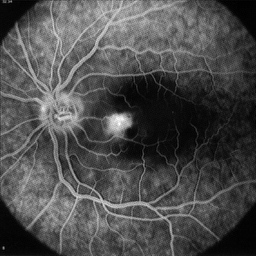
#> input picture data/retina.tif, 256 x 256 px, found by its file name
$ jupyter execute --allow-errors IA898A_EX05_FernandaFerreira.ipynb   (shell and % lines are left out)   (Python 2 division)
#> lines starting #> are read from the running program, lines starting #| are printed output that depends on the picture
# Ex05 - Filtros de aguçamento

[cell 1]
import numpy as np
import matplotlib.pyplot as plt
import matplotlib.image as mpimg
from scipy import signal

import sys,os
ia898path = os.path.abspath('../../')
if ia898path not in sys.path:
    sys.path.append(ia898path)
import ia898.src as ia

from IPython.display import Image
from IPython.display import display
import skimage
from scipy.ndimage import gaussian_filter
from PIL import Image

[cell 2]
#Função inspirada no trabalho do Mauro Brandão para mostrar as imagens
def disp(f, n_img):
    from PIL import Image
    import matplotlib.pyplot as plt

    images=[]
    for f_i in f:
        images.append(Image.fromarray(np.uint8(f_i)))

    # tamanho do display de cada imagem
    dpi=72  # padrao da funcao display da biblioteca PIL
    altura,largura=images[0].size # em pixels (assumimos o mesmo tamanho para todas)
    figsizeinches=largura/float(dpi),altura/float(dpi) # em polegadas
    fig = plt.figure(figsize=figsizeinches)

    # valores iniciais
    xpos=0
    ypos=0
    espacamento=0.02
    tam=1

    #mod
    max_row_size=n_img
    i=0

    for image in images:
        ax=fig.add_axes([xpos,ypos,tam,tam])
        ax.axis('off')
        ax.imshow(image, cmap='gray')

        # incrementos
        i=i+1                  # contagem de figuras
        if i%max_row_size==0:  # troca de linha
            xpos=0
            ypos=ypos-tam-espacamento
        else:                  # continua na linha
            xpos=xpos+tam+espacamento
    plt.show()

def histogram(f):

    return np.bincount(f.ravel())

def circle(s, r, c): #s: dimensões fora da imagem, r: raio, c: centro da imagem
    rows, cols = s[0], s[1]
    rr0,  cc0  = c[0], c[1]
    rr, cc = np.meshgrid(range(rows), range(cols), indexing='ij')
    g = (rr - rr0)**2 + (cc - cc0)**2 <= r**2
    return g

## Resolução Exercício 1

[cell 3]
imagem = Image.open('../data/retina.tif')
#> imagem is the input picture: PIL image 256x256 L; min 0, max 255, mean 76.7
img = np.array(imagem)
imagem

[cell 4]
filter_gaussian = ((np.array([[1.0,2.0,1.0], [2.0,4.0,2.0], [1.0,2.0,1.0]]))*(1.0/16.0)).astype('float')
print 'filtro gaussiano: \n',filter_gaussian

#img_fil = gaussian_filter(img, sigma=0.1)
img_filtrada = signal.convolve(img, filter_gaussian, mode='same')

df = np.abs(img - img_filtrada)
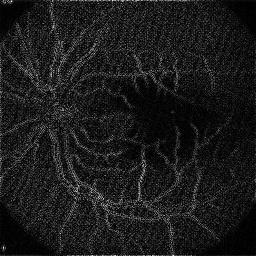
#> df: shape (256, 256) float64; min 0, max 55.25, mean 5.9; drawn with min black and max white
#> (the rest of this cell did not finish here and is left out)

[cell 5]
k = 0.8
img_df = ((1-k)*img + (k*df))
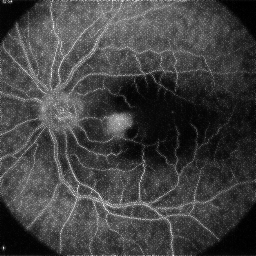
#> img_df: shape (256, 256) float64; min 0.4, max 77.05, mean 20; drawn with min black and max white
#> (the rest of this cell did not finish here and is left out)

Podemos observar o efeito de realce de borda na imagem, porém não está muito fácil a visualização porque as bordas são estreitas. Para verificar melhor o efeito, foi gerada uma imagem sintética.

[cell 6]
img_l = np.zeros((100, 100))
img_l[20:40, 20:60]=255
img_l[20:80, 60:80]=255

plt.imshow(img_l, cmap='gray')
#> (this line was passed over: IPython is not available in this run)
plt.title('Imagem original')
#> (this line was passed over: IPython is not available in this run)
plt.show()

imgl_filtrada = signal.convolve(img_l, filter_gaussian, mode='same')

dfl = np.abs(img_l - imgl_filtrada)
#> (the rest of this cell did not finish here and is left out)

[cell 7]
imgl_df = ((1-k)*img_l + (k*dfl))
#> (the rest of this cell did not finish here and is left out)

## Resolução Exercício 2

[cell 8]
Sv = np.array([[1,0,-1],[2,0,-2],[1,0,-1]])
print'Sv =\n',Sv

Sh = np.array([[1,2,1],[0,0,0],[-1,-2,-1]])
print'Sh =\n',Sh

[cell 9]
S = np.dot(Sh, Sv)
fv = signal.convolve(img, Sv, mode='same')
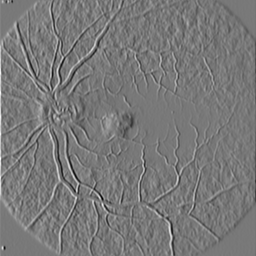
#> fv: shape (256, 256) int64; min -540, max 597, mean -0.5; drawn with min black and max white
fh = signal.convolve(img, Sh, mode='same')
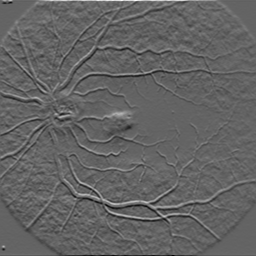
#> fh: shape (256, 256) int64; min -490, max 760, mean -0.4; drawn with min black and max white
fig3 = signal.convolve(img, S, mode='full')
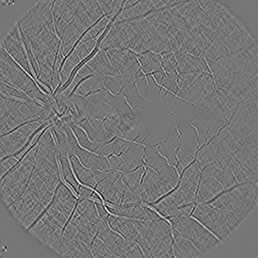
#> fig3: shape (258, 258) int64; min -1068, max 1236, mean 0; drawn with min black and max white

print 'S: \n', S

#> (the rest of this cell did not finish here and is left out)

Podemos observar quando utilizamos o kernel Sv, ele realça apenas as veias verticais, e quando utiliza o  kernel Sh, o filtro realça apenas as veias horizontais. Podemos verificar também o efeito da multiplicação das máscaras Sv e Sh. Isso seria interessante aplicado em uma determinada região da imagem que se deseja realçar.

[cell 10]
x = circle([100,100], 45, [50,50])

plt.imshow(x, cmap='gray')
#> (this line was passed over: IPython is not available in this run)
plt.show()

[cell 11]
import numpy as np
fvx = signal.convolve(x, Sv, mode='same')
fhx = signal.convolve(x, Sh, mode='same')

fmag = np.sqrt((fhx**2)+(fvx**2))
#> (the rest of this cell did not finish here and is left out)

Não consegui utilizar as funções utilizando o ia.colormap, pois eu iria inserir as cores apenas nas bordas.

[cell 12]
fvh = np.sqrt((fh**2)+(fv**2))
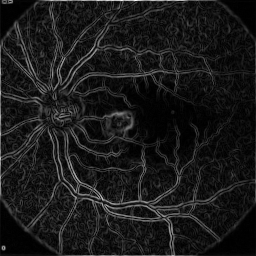
#> fvh: shape (256, 256) float64; min 0, max 769.1, mean 77.5; drawn with min black and max white
#> (the rest of this cell did not finish here and is left out)

## Resolução Exercício 3

[cell 13]
gato = Image.open('../data/tijolo.jpg').convert('L')
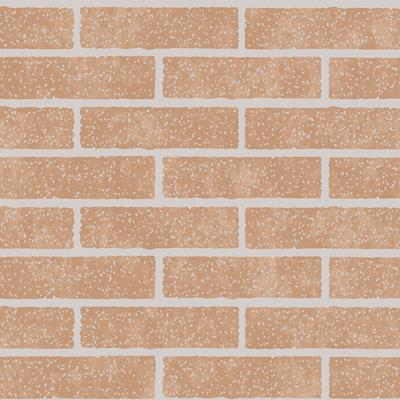
#> input picture data/tijolo.jpg, 400 x 400 px, found by its file name
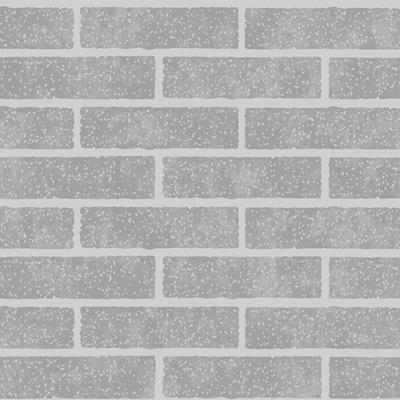
#> gato: PIL image 400x400 L; min 140, max 223, mean 177.6
ga = np.array(gato)

plt.imshow(ga, cmap='gray')
#> (this line was passed over: IPython is not available in this run)
plt.show()

[cell 14]
ga3 = signal.convolve(ga, Sh)
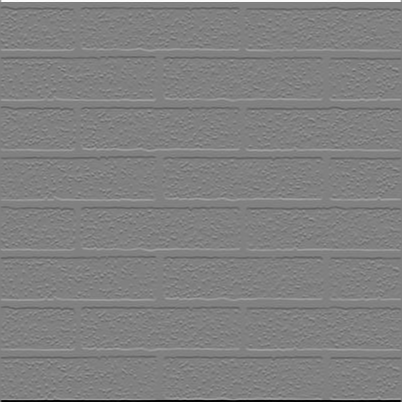
#> ga3: shape (402, 402) int64; min -875, max 855, mean 0; drawn with min black and max white
ga4 = signal.convolve(Sh, ga)

plt.imshow(ga3, cmap='gray')
#> (this line was passed over: IPython is not available in this run)
plt.title('ga * S')
#> (this line was passed over: IPython is not available in this run)
plt.show()

plt.imshow(ga4, cmap='gray')
#> (this line was passed over: IPython is not available in this run)
plt.title('S * ga')
plt.show()

#print ga3

erro = ga3-ga4
print erro

#plt.plot(erro)
#plt.title('Erro')
#plt.show()
